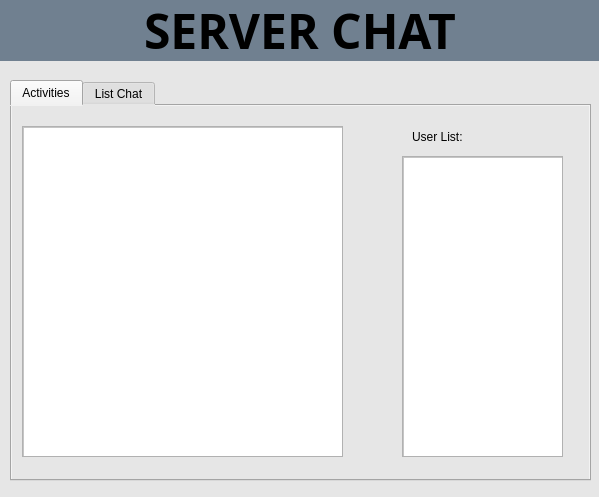
<?xml version="1.0" encoding="UTF-8"?>
<ui version="4.0">
 <class>server</class>
 <widget class="QWidget" name="server">
  <property name="geometry">
   <rect>
    <x>0</x>
    <y>0</y>
    <width>599</width>
    <height>497</height>
   </rect>
  </property>
  <property name="windowTitle">
   <string>server</string>
  </property>
  <property name="styleSheet">
   <string notr="true">max-width: 600px;
max-height: 500px;
background-color: rgb(230,230,230)
</string>
  </property>
  <widget class="QLabel" name="label">
   <property name="geometry">
    <rect>
     <x>0</x>
     <y>0</y>
     <width>600</width>
     <height>61</height>
    </rect>
   </property>
   <property name="font">
    <font>
     <family>VNI-Fato</family>
     <pointsize>36</pointsize>
     <weight>75</weight>
     <bold>true</bold>
    </font>
   </property>
   <property name="styleSheet">
    <string notr="true">background-color: rgb(112,128,144)</string>
   </property>
   <property name="text">
    <string>SERVER CHAT</string>
   </property>
   <property name="alignment">
    <set>Qt::AlignCenter</set>
   </property>
  </widget>
  <widget class="QTabWidget" name="listChatTab">
   <property name="geometry">
    <rect>
     <x>10</x>
     <y>80</y>
     <width>581</width>
     <height>401</height>
    </rect>
   </property>
   <property name="currentIndex">
    <number>0</number>
   </property>
   <widget class="QWidget" name="tab_5">
    <attribute name="title">
     <string>Activities</string>
    </attribute>
    <widget class="QScrollArea" name="scroll_activities_3">
     <property name="geometry">
      <rect>
       <x>10</x>
       <y>20</y>
       <width>321</width>
       <height>331</height>
      </rect>
     </property>
     <property name="widgetResizable">
      <bool>true</bool>
     </property>
     <widget class="QWidget" name="scrollAreaWidgetContents_9">
      <property name="geometry">
       <rect>
        <x>0</x>
        <y>0</y>
        <width>319</width>
        <height>329</height>
       </rect>
      </property>
      <widget class="QTextEdit" name="activityText">
       <property name="geometry">
        <rect>
         <x>0</x>
         <y>0</y>
         <width>321</width>
         <height>341</height>
        </rect>
       </property>
       <property name="styleSheet">
        <string notr="true">background-color: rgb(255, 255, 255)</string>
       </property>
      </widget>
     </widget>
    </widget>
    <widget class="QScrollArea" name="scrollArea_8">
     <property name="geometry">
      <rect>
       <x>390</x>
       <y>50</y>
       <width>161</width>
       <height>301</height>
      </rect>
     </property>
     <property name="widgetResizable">
      <bool>true</bool>
     </property>
     <widget class="QWidget" name="scrollAreaWidgetContents_10">
      <property name="geometry">
       <rect>
        <x>0</x>
        <y>0</y>
        <width>159</width>
        <height>299</height>
       </rect>
      </property>
      <widget class="QTextEdit" name="userListText">
       <property name="geometry">
        <rect>
         <x>0</x>
         <y>0</y>
         <width>161</width>
         <height>301</height>
        </rect>
       </property>
       <property name="styleSheet">
        <string notr="true">background-color: rgb(255, 255, 255)</string>
       </property>
      </widget>
     </widget>
    </widget>
    <widget class="QLabel" name="userLabel_3">
     <property name="geometry">
      <rect>
       <x>400</x>
       <y>20</y>
       <width>71</width>
       <height>21</height>
      </rect>
     </property>
     <property name="text">
      <string>User List:</string>
     </property>
    </widget>
   </widget>
   <widget class="QWidget" name="tab_6">
    <attribute name="title">
     <string>List Chat</string>
    </attribute>
    <widget class="QScrollArea" name="scrollArea_9">
     <property name="geometry">
      <rect>
       <x>10</x>
       <y>50</y>
       <width>231</width>
       <height>301</height>
      </rect>
     </property>
     <property name="widgetResizable">
      <bool>true</bool>
     </property>
     <widget class="QWidget" name="scrollAreaWidgetContents_11">
      <property name="geometry">
       <rect>
        <x>0</x>
        <y>0</y>
        <width>229</width>
        <height>299</height>
       </rect>
      </property>
      <widget class="QTextEdit" name="privateListText">
       <property name="geometry">
        <rect>
         <x>0</x>
         <y>0</y>
         <width>231</width>
         <height>301</height>
        </rect>
       </property>
       <property name="styleSheet">
        <string notr="true">background-color: rgb(255, 255, 255)</string>
       </property>
      </widget>
     </widget>
    </widget>
    <widget class="QScrollArea" name="scrollArea_10">
     <property name="geometry">
      <rect>
       <x>330</x>
       <y>50</y>
       <width>231</width>
       <height>301</height>
      </rect>
     </property>
     <property name="widgetResizable">
      <bool>true</bool>
     </property>
     <widget class="QWidget" name="scrollAreaWidgetContents_12">
      <property name="geometry">
       <rect>
        <x>0</x>
        <y>0</y>
        <width>229</width>
        <height>299</height>
       </rect>
      </property>
      <widget class="QTextEdit" name="groupListText">
       <property name="geometry">
        <rect>
         <x>0</x>
         <y>0</y>
         <width>231</width>
         <height>301</height>
        </rect>
       </property>
       <property name="styleSheet">
        <string notr="true">background-color: rgb(255, 255, 255)</string>
       </property>
      </widget>
     </widget>
    </widget>
    <widget class="QLabel" name="label_6">
     <property name="geometry">
      <rect>
       <x>20</x>
       <y>20</y>
       <width>121</width>
       <height>21</height>
      </rect>
     </property>
     <property name="text">
      <string>Private Chat List:</string>
     </property>
    </widget>
    <widget class="QLabel" name="label_7">
     <property name="geometry">
      <rect>
       <x>330</x>
       <y>20</y>
       <width>101</width>
       <height>21</height>
      </rect>
     </property>
     <property name="text">
      <string>Group Chat List:</string>
     </property>
    </widget>
   </widget>
  </widget>
 </widget>
 <layoutdefault spacing="6" margin="11"/>
 <resources/>
 <connections/>
</ui>
